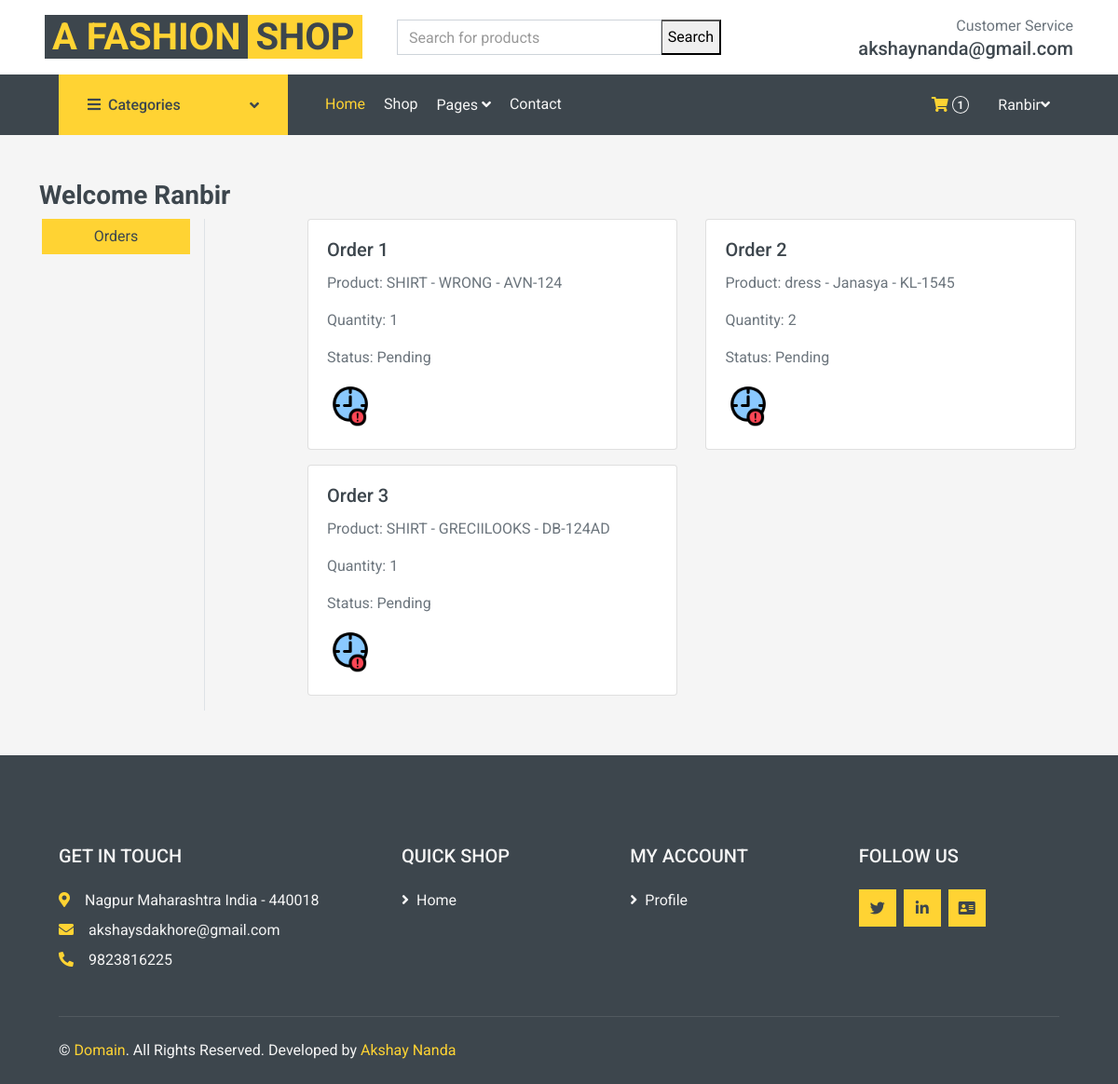
Page /order/ (signed in) on the committed database.
### place_order/models.py (models this page shows, shortened)
class Place_order(BaseModole):
    user = models.ForeignKey(User,on_delete=models.CASCADE, related_name='Mainuser' , blank=True, null=True)
    customer = models.ForeignKey(profileDetails, on_delete=models.CASCADE , related_name='customerdetails',  blank=True, null=True)
    Product = models.ForeignKey(Product, on_delete=models.CASCADE , blank=True , null=True , related_name= 'allcartproduct')
    qty = models.PositiveIntegerField(default=1)
    orderdate = models.DateField(auto_now_add=True)
    Stats = models.CharField(choices= Status_Choices, default='Pending' ,max_length=100)

### project/models.py (models this page shows, shortened)
class Product(BaseModole):
    product_category = models.ForeignKey(Category, on_delete=models.CASCADE, related_name="product_cat", blank=True, null=True)
    product_subcategory = models.ForeignKey(SubCategory, on_delete=models.CASCADE, related_name='products', blank=True, null=True)
    product_name = models.CharField(max_length=100)
    slugField = AutoSlugField(populate_from='get_slug_source', unique=True, blank=True, null=True)
    product_Brand = models.CharField(max_length=100,blank=True, null=True)
    product_artical = models.CharField(max_length=100 ,blank=True, null=True)
    product_price = models.IntegerField()
    product_dicount = models.IntegerField( default= 20 )
    product_Size = models.ManyToManyField(Size_variations,blank=True )
    product_color = models.ManyToManyField(color_variations,blank=True,)
    product_decribstion = models.TextField()
    def get_slug_source(self):
        return f"{self.product_name}-{self.product_Brand or ''}-{self.product_artical or ''}"

### place_order/views.py (the view)
# urls.py: path('order/', views.order, name='order' ),
def order(request):
    cat_count = Carts.objects.filter(user = request.user).count()
    order_obj = Place_order.objects.filter(user = request.user)
    context = {
        'order_obj': order_obj,
        'cat_count':cat_count,
    }
    return render (request , 'order/orders.html', context)

### templates/order/orders.html (shortened to what this page needs)
{% extends "base/base.html"%}
{% load static %}
{%  block start %}
<div class="container my-5">
    <div class="row">
        <h3>Welcome {{ request.user.first_name| title }}</h3>
        <div class="col-sm-2 border-end">
            <ul class="list-unstyled">
                <li class="d-grid"><a href="#" class="btn btn-primary">Orders</a></li>
            </ul>
        </div>
        <div class="col-sm-9 offset-sm-1">
            <div class="row">
                {% for order in order_obj %}
                <div class="col-sm-6">
                    <div class="card mb-3">
                        <div class="card-body">
                            <h5 class="card-title">Order {{ forloop.counter }}</h5>
                            <p>Product: {{ order.Product.product_name }} - {{ order.Product.product_Brand }} - {{ order.Product.product_artical }}</p>
                            <p>Quantity: {{ order.qty }}</p>
                            <p>Status: {{ order.Stats }}</p>
                            {% if order.Stats == 'Pending' %}
                            <img class="custom-img" src="/media/orderstatus/pending.png" style="width: 50px; height: auto;">
                            {% elif order.Stats == 'Delivered' %}
                            <img class="custom-img" src="/media/orderstatus/Delivery.png" style="width: 50px; height: auto;">
                            {% elif order.Stats == 'Cancel' %}
                            <img class="custom-img" src="/media/orderstatus/Cancel.png" style="width: 50px; height: auto;">
                            {% elif order.Stats == 'Accepted' %}
                            <img class="custom-img" src="/media/orderstatus/Accepted.png" style="width: 50px; height: auto;">
                            {% elif order.Stats == 'Packed' %}
                            <img class="custom-img" src="/media/orderstatus/Packed.png" style="width: 50px; height: auto;">
                            {% elif order.Stats == 'On the Way' %}
                            <img class="custom-img" src="/media/orderstatus/On the Way.png" style="width: 50px; height: auto;">
                            {% endif %}
                        </div>
                    </div>
                </div>
                {% endfor %}
            </div>
        </div>
    </div>
</div>
{% endblock  %}

### templates/base/header.html (shortened to what this page needs)
    <div class="row align-items-center bg-light py-3 px-xl-5 d-none d-lg-flex">
        <div class="col-lg-4">
            <a href="" class="text-decoration-none">
                <span class="h1 text-uppercase text-primary bg-dark px-2">A fashion</span>
                <span class="h1 text-uppercase text-dark bg-primary px-2 ml-n1">Shop</span>
            </a>
        </div>
        <div class="col-lg-4 col-6 text-left">
            <form action="/search_box" method="GET">
                <div class="input-group">
                    <input type="text" name="name_search" class="form-control" placeholder="Search for products">
                    <div class="input-group-append">
                            <button  type="submit"> Search</i></button>
                    </div>
                </div>
            </form>
        </div>
        <div class="col-lg-4 col-6 text-right">
            <p class="m-0">Customer Service</p>
            <h5 class="m-0">akshaynanda@gmail.com</h5>
        </div>
    </div>
<div class="container-fluid bg-dark mb-30">
    <div class="row px-xl-5">
        <div class="col-lg-3 d-none d-lg-block">
            <a class="btn d-flex align-items-center justify-content-between bg-primary w-100" data-toggle="collapse" href="#navbar-vertical" style="height: 65px; padding: 0 30px;">
                <h6 class="text-dark m-0"><i class="fa fa-bars mr-2"></i>Categories</h6>
                <i class="fa fa-angle-down text-dark"></i>
            </a>
        </div>
        <div class="col-lg-9">
            <nav class="navbar navbar-expand-lg bg-dark navbar-dark py-3 py-lg-0 px-0">
                <div class="collapse navbar-collapse justify-content-between" id="navbarCollapse">
                    <div class="navbar-nav mr-auto py-0">
                        <a href="/" class="nav-item nav-link active">Home</a>
                        <a href="{% url 'shop' %}" class="nav-item nav-link">Shop</a>
                        <div class="nav-item dropdown">
                            <a href="#" class="nav-link dropdown-toggle" data-toggle="dropdown">Pages <i class="fa fa-angle-down mt-1"></i></a>
                        </div>
                        <a href="{% url 'contact' %}" class="nav-item nav-link">Contact</a>
                    </div>
                    {% if request.user.is_authenticated %}
                    <div class="navbar-nav ml-auto py-0 d-none d-lg-block" style="margin-right: 20px;">
                        <a href="{% url 'my_cart' %}" class="btn px-0 ml-3">
                            <i class="fas fa-shopping-cart text-primary"></i>
                            <span class="badge text-secondary border border-secondary rounded-circle" style="padding-bottom: 2px;">{{cat_count}}</span>
                        </a>
                    </div>
                    {% endif %}
                    </div>
                {% if request.user.is_authenticated %}
                <div class="navbar-nav mr-auto py-0">
                 <div class="nav-item dropdown">
                    <a  href="#" class="nav-link dropdown-toggle" data-toggle="dropdown">{{request.user.first_name | title}}<i class="fa fa-angle-down mt-1"></i></a>
                 </div>
                </div>
                {% endif %}
            </div>
        </div>
    </div>

### rows in the picture
Place_order: Product.product_name "SHIRT", Product.product_Brand "WRONG", Product.product_artical "AVN-124", qty "1", Stats "Pending"
Place_order: Product.product_name "dress", Product.product_Brand "Janasya", Product.product_artical "KL-1545", qty "2", Stats "Pending"
Place_order: Product.product_name "SHIRT", Product.product_Brand "GRECIILOOKS", Product.product_artical "DB-124AD", qty "1", Stats "Pending"

### other values in the picture
{{ cat_count }} "1"
{{ request.user.first_name | title }} "Ranbir"
{{ request.user.first_name| title }} "Ranbir"
